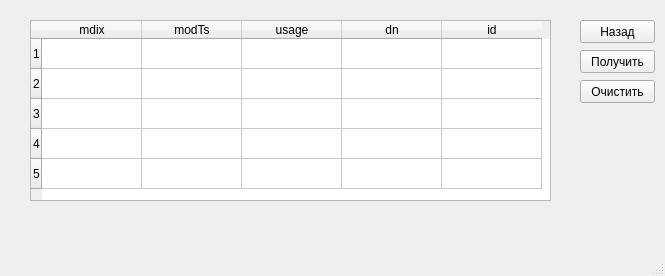
<?xml version="1.0" encoding="UTF-8"?>
<ui version="4.0">
 <class>MainWindow</class>
 <widget class="QMainWindow" name="MainWindow">
  <property name="geometry">
   <rect>
    <x>0</x>
    <y>0</y>
    <width>665</width>
    <height>276</height>
   </rect>
  </property>
  <property name="windowTitle">
   <string>MainWindow</string>
  </property>
  <widget class="QWidget" name="centralwidget">
   <widget class="QPushButton" name="btn_back">
    <property name="geometry">
     <rect>
      <x>580</x>
      <y>20</y>
      <width>75</width>
      <height>23</height>
     </rect>
    </property>
    <property name="text">
     <string>Назад</string>
    </property>
   </widget>
   <widget class="QPushButton" name="btn_take">
    <property name="geometry">
     <rect>
      <x>580</x>
      <y>50</y>
      <width>75</width>
      <height>23</height>
     </rect>
    </property>
    <property name="text">
     <string>Получить</string>
    </property>
   </widget>
   <widget class="QPushButton" name="btn_clear">
    <property name="geometry">
     <rect>
      <x>580</x>
      <y>80</y>
      <width>75</width>
      <height>23</height>
     </rect>
    </property>
    <property name="text">
     <string>Очистить</string>
    </property>
   </widget>
   <widget class="QTableWidget" name="tableWidget">
    <property name="geometry">
     <rect>
      <x>30</x>
      <y>20</y>
      <width>521</width>
      <height>181</height>
     </rect>
    </property>
    <row>
     <property name="text">
      <string>1</string>
     </property>
    </row>
    <row>
     <property name="text">
      <string>2</string>
     </property>
    </row>
    <row>
     <property name="text">
      <string>3</string>
     </property>
    </row>
    <row>
     <property name="text">
      <string>4</string>
     </property>
    </row>
    <row>
     <property name="text">
      <string>5</string>
     </property>
    </row>
    <column>
     <property name="text">
      <string>mdix</string>
     </property>
    </column>
    <column>
     <property name="text">
      <string>modTs</string>
     </property>
    </column>
    <column>
     <property name="text">
      <string>usage</string>
     </property>
    </column>
    <column>
     <property name="text">
      <string>dn</string>
     </property>
    </column>
    <column>
     <property name="text">
      <string>id</string>
     </property>
    </column>
   </widget>
  </widget>
  <widget class="QMenuBar" name="menubar">
   <property name="geometry">
    <rect>
     <x>0</x>
     <y>0</y>
     <width>665</width>
     <height>21</height>
    </rect>
   </property>
  </widget>
  <widget class="QStatusBar" name="statusbar"/>
 </widget>
 <resources/>
 <connections/>
</ui>
